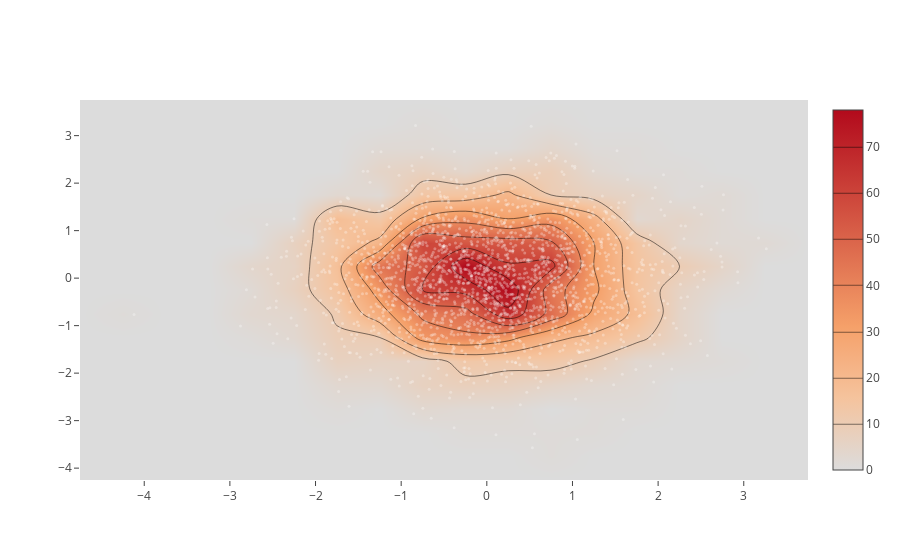

This figure's notebook cell:
### Code cell
import numpy as np

x = np.random.randn(2000)
y = np.random.randn(2000)
iplot([go.Histogram2dContour(x=x, y=y, contours=dict(coloring='heatmap')),
       go.Scatter(x=x, y=y, mode='markers', marker=dict(color='white', size=3, opacity=0.3))], show_link=False)

### Figure 1 — Plotly figure (JSON) as saved in the notebook; plotly's stock layout.template omitted (floating-point values rounded to 4 significant figures; data arrays with more than 128 entries replaced by an {"elided": "..."} marker saying what was removed)
{"data": [{"contours": {"coloring": "heatmap"}, "type": "histogram2dcontour", "uid": "79ae049c-c677-11e8-92f8-a860b6257e6a", "x": {"elided": "2000 float values"}, "y": {"elided": "2000 float values"}}, {"marker": {"color": "white", "opacity": 0.3, "size": 3}, "mode": "markers", "type": "scatter", "uid": "79ae0640-c677-11e8-828d-a860b6257e6a", "x": {"elided": "2000 float values"}, "y": {"elided": "2000 float values"}}], "layout": {}}
